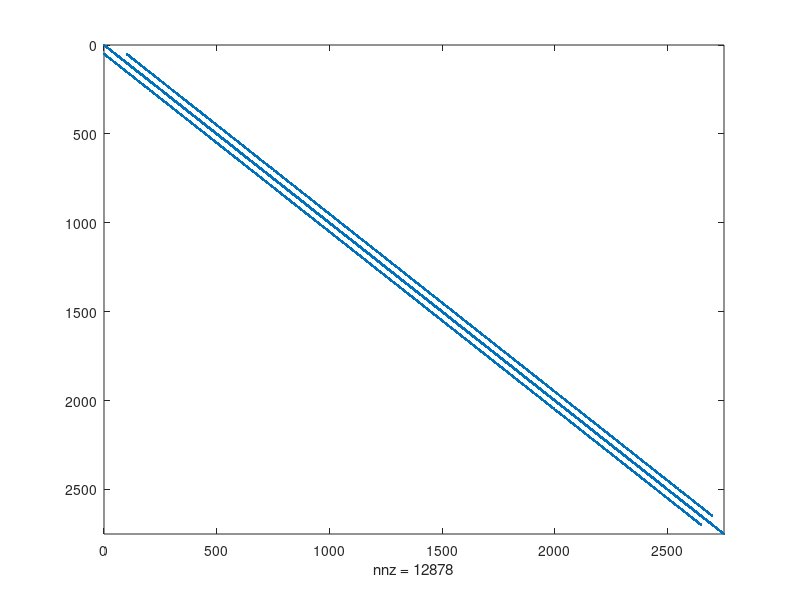
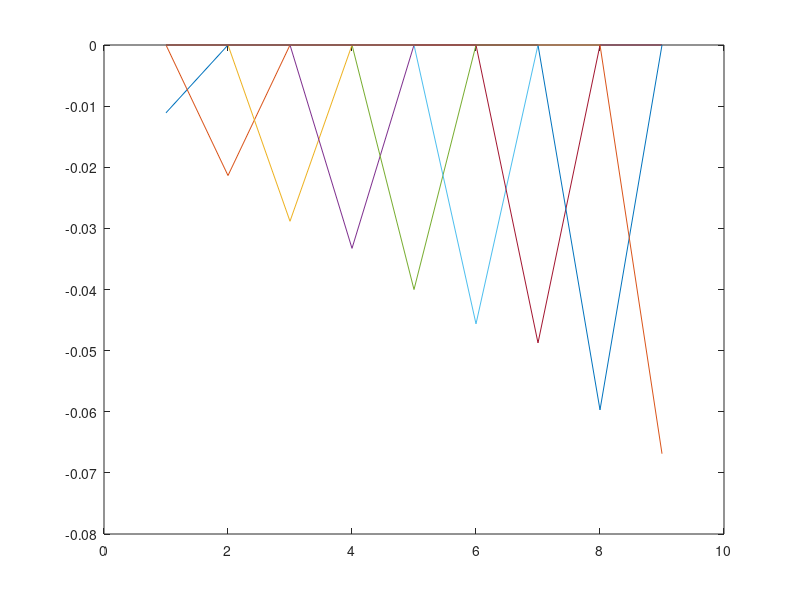
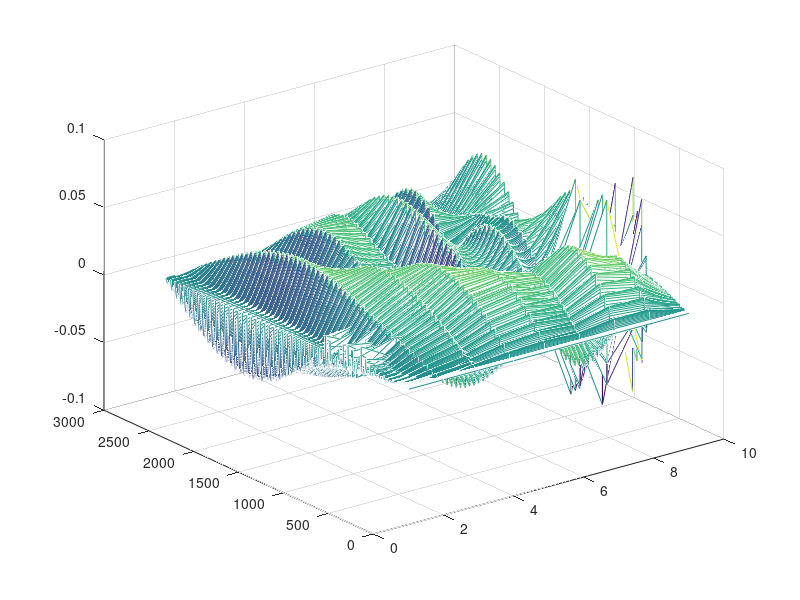
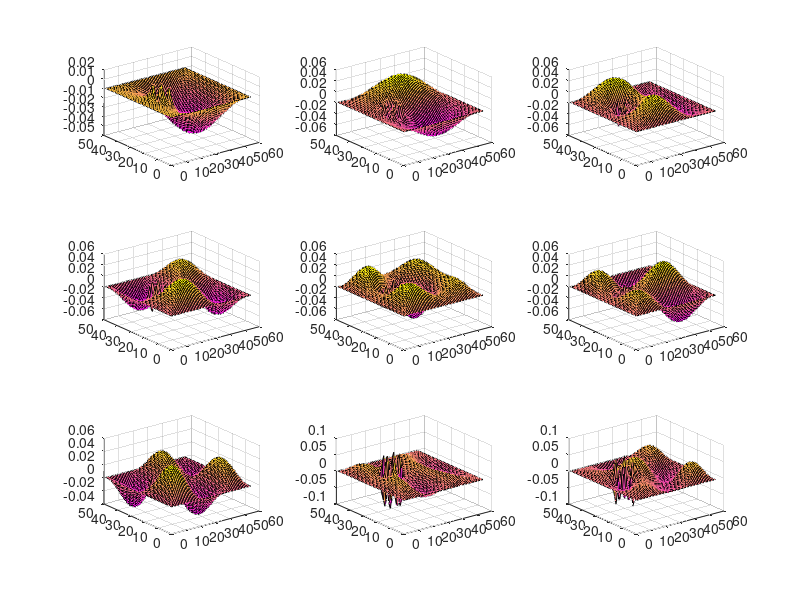

Recreate these plots in MATLAB, in order.
nx=50; %change
ny=55; %change
BC_left=0;
BC_right=0;
BC_top=0;
BC_bottom=0;

G=sparse(nx*ny);
B=zeros(1,nx*ny);

for a=1:nx
    for b=1:ny
        n=a+(b-1)*nx;
        
        if a==1 
            %Left Side
            G(n,:) = 0; 
            G(n,n) = 1;
            B(n)=1;
        elseif a==nx
            %Right Side
            G(n,:) = 0; 
            G(n,n) = 1;
        elseif b==1   
            % Top
            G(:,n) = 0; 
            G(n,n) = 1;
        elseif b==ny
            %Bottom
            G(:,n) = 0; 
            G(n,n) = 1;
        elseif (a>20&a<30&b>10&b<20)
            % Interference Window (Bottleneck)
            nxm= a-1 +(b-1)*nx;
            nxp= a+1 +(b-1)*nx;
            nym= a +(b-2)*nx;
            nyp= a +(b)*nx;
            
            G(n,n) = -2;
            G(n,nxm) = 1;
            G(n,nxp) = 1;
            G(n,nym) = 1;
            G(n,nyp) = 1;
        else
            %All Central Nodes
            nxm= a-1 +(b-1)*nx;
            nxp= a+1 +(b-1)*nx;
            nym= a +(b-2)*nx;
            nyp= a +(b)*nx;
            
            G(n,n) = -4;
            G(n,nxm) = 1;
            G(n,nxp) = 1;
            G(n,nym) = 1;
            G(n,nyp) = 1;
        end
    end
end
figure(1)
grid on
spy(G)
[E,D]=eigs(G,9,'SM')

figure(2)
plot(D)

figure(3)
mesh(E)
 

Sol=zeros(nx,ny,9);

for c=1:9
    Sol(:,:,c)= reshape(E(:,c),nx,ny);
end


figure(4)
subplot(3,3,1)
surf(Sol(:,:,1))
subplot(3,3,2)
surf(Sol(:,:,2))
subplot(3,3,3)
surf(Sol(:,:,3))
subplot(3,3,4)
surf(Sol(:,:,4))
subplot(3,3,5)
surf(Sol(:,:,5))
subplot(3,3,6)
surf(Sol(:,:,6))
subplot(3,3,7)
surf(Sol(:,:,7))
subplot(3,3,8)
surf(Sol(:,:,8))
subplot(3,3,9)
surf(Sol(:,:,9))
colormap spring
 

